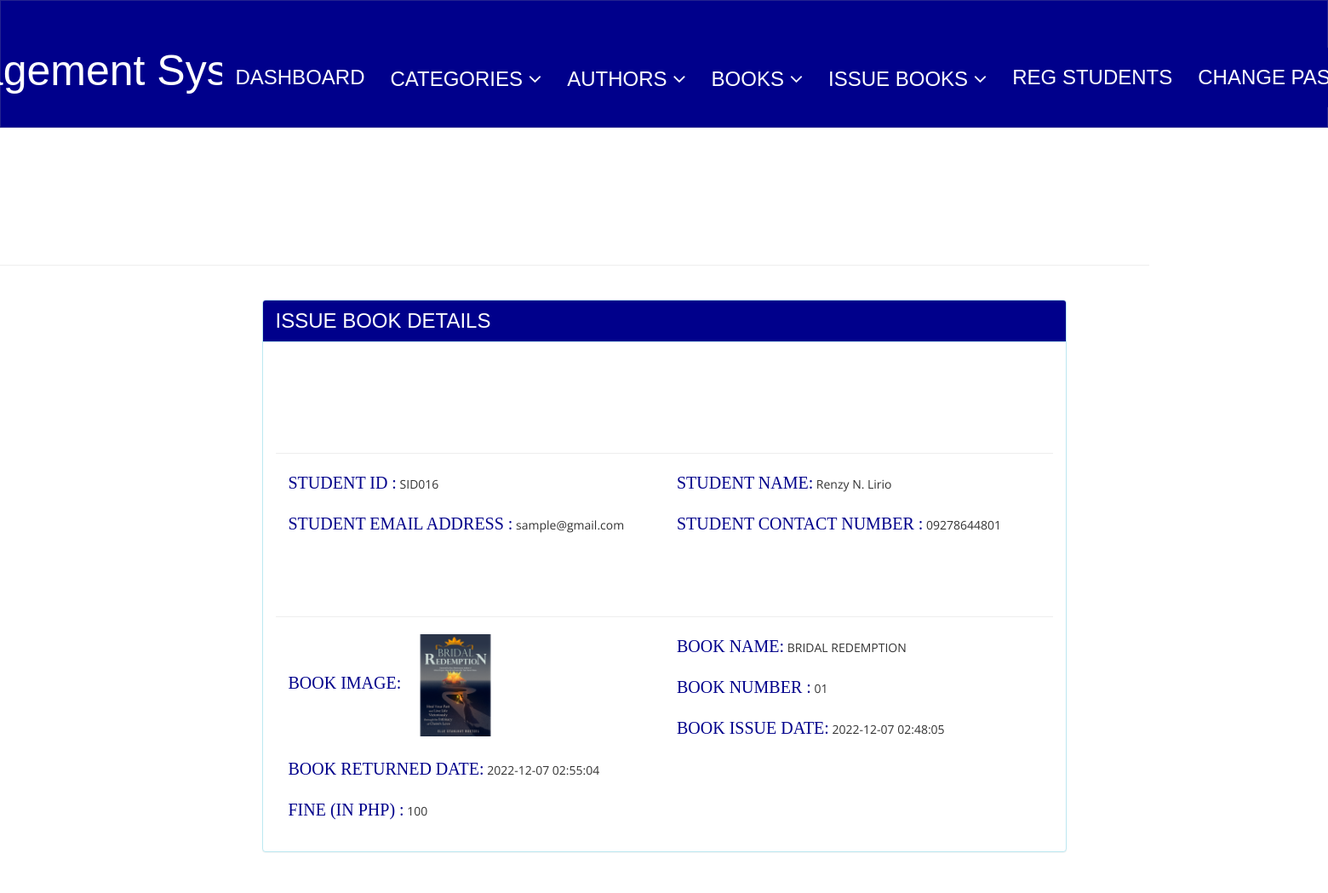
Screenshot of /admin/update-issue-bookdeails.php?rid=17 (signed in) with the database file from the repository.
### tables this page shows
CREATE TABLE `tblissuedbookdetails` (
  `id` int(11) NOT NULL,
  `BookId` int(11) DEFAULT NULL,
  `StudentID` varchar(150) DEFAULT NULL,
  `IssuesDate` timestamp NULL DEFAULT current_timestamp(),
  `ReturnDate` timestamp NULL DEFAULT NULL ON UPDATE current_timestamp(),
  `RetrunStatus` int(1) DEFAULT NULL,
  `fine` int(11) DEFAULT NULL
);

CREATE TABLE `tblstudents` (
  `id` int(11) NOT NULL,
  `StudentId` varchar(100) DEFAULT NULL,
  `FullName` varchar(120) DEFAULT NULL,
  `EmailId` varchar(120) DEFAULT NULL,
  `MobileNumber` char(11) DEFAULT NULL,
  `Password` varchar(120) DEFAULT NULL,
  `Status` int(1) DEFAULT NULL,
  `RegDate` timestamp NULL DEFAULT current_timestamp(),
  `UpdationDate` timestamp NULL DEFAULT NULL ON UPDATE current_timestamp()
);

CREATE TABLE `tblbooks` (
  `id` int(11) NOT NULL,
  `BookName` varchar(255) DEFAULT NULL,
  `CatId` int(11) DEFAULT NULL,
  `AuthorId` int(11) DEFAULT NULL,
  `ISBNNumber` varchar(25) DEFAULT NULL,
  `BookPrice` decimal(10,2) DEFAULT NULL,
  `bookImage` varchar(250) NOT NULL,
  `isIssued` int(1) DEFAULT NULL,
  `RegDate` timestamp NULL DEFAULT current_timestamp(),
  `UpdationDate` timestamp NULL DEFAULT NULL ON UPDATE current_timestamp()
);

### admin/update-issue-bookdeails.php (the view, shortened to what this page needs)
<?php
include('includes/config.php');
if(strlen($_SESSION['alogin'])==0)
    {
header('location:index.php');
}
else{
?>
<!DOCTYPE html>
<html xmlns="http://www.w3.org/1999/xhtml">
<head>
    <link href="assets/css/bootstrap.css" rel="stylesheet" />
    <link href="assets/css/font-awesome.css" rel="stylesheet" />
    <link href="assets/css/style.css" rel="stylesheet" />
</head>
<body>
<?php include('includes/header.php');?>
    <div class="content-wrapper">
         <div class="container">
        <div class="row pad-botm">
            <div class="col-md-12">
                <h4 class="header-line">ISSUE BOOK DETAILS</h4>
                            </div>
</div>
<div class="row">
<div class="col-md-10 col-sm-6 col-xs-12 col-md-offset-1">
<div class="panel panel-info">
<div class="panel-heading">
ISSUE BOOK DETAILS
</div>
<div class="panel-body">
<form role="form" method="post">
<?php
$rid=intval($_GET['rid']);
$sql = "SELECT tblstudents.StudentId ,tblstudents.FullName,tblstudents.EmailId,tblstudents.MobileNumber,tblbooks.BookName,tblbooks.ISBNNumber,tblissuedbookdetails.IssuesDate,tblissuedbookdetails.ReturnDate,tblissuedbookdetails.id as rid,tblissuedbookdetails.fine,tblissuedbookdetails.RetrunStatus,tblbooks.id as bid,tblbooks.bookImage from  tblissuedbookdetails join tblstudents on tblstudents.StudentId=tblissuedbookdetails.StudentId join tblbooks on tblbooks.id=tblissuedbookdetails.BookId where tblissuedbookdetails.id=:rid";
$query = $dbh -> prepare($sql);
$query->bindParam(':rid',$rid,PDO::PARAM_STR);
$query->execute();
$results=$query->fetchAll(PDO::FETCH_OBJ);
if($query->rowCount() > 0)
{
foreach($results as $result)
{               ?>
<h4>STUDENT DETAILS</h4>
<hr />
<div class="col-md-6">
<div class="form-group">
<label>STUDENT ID :</label>
<?php echo htmlentities($result->StudentId);?>
</div></div>
<div class="col-md-6">
<div class="form-group">
<label>STUDENT NAME:</label>
<?php echo htmlentities($result->FullName);?>
</div></div>
<div class="col-md-6">
<div class="form-group">
<label>STUDENT EMAIL ADDRESS :</label>
<?php echo htmlentities($result->EmailId);?>
</div></div>
<div class="col-md-6">
<div class="form-group">
<label>STUDENT CONTACT NUMBER :</label>
<?php echo htmlentities($result->MobileNumber);?>
</div></div>
<h4>Book Details</h4>
<hr />
<div class="col-md-6">
<div class="form-group">
<label>BOOK IMAGE:</label>
<img src="bookimg/<?php echo htmlentities($result->bookImage); ?>" width="120">
</div></div>
<div class="col-md-6">
<div class="form-group">
<label>BOOK NAME:</label>
<?php echo htmlentities($result->BookName);?>
</div>
</div>
<div class="col-md-6">
<div class="form-group">
<label>BOOK NUMBER :</label>
<?php echo htmlentities($result->ISBNNumber);?>
</div>
</div>
<div class="col-md-6">
<div class="form-group">
<label>BOOK ISSUE DATE:</label>
<?php echo htmlentities($result->IssuesDate);?>
</div></div>
<div class="col-md-6">
<div class="form-group">
<label>BOOK RETURNED DATE:</label>
<?php if($result->ReturnDate=="")
                                            {
                                                echo htmlentities("Not Return Yet");
                                            } else {
                                            echo htmlentities($result->ReturnDate);
}
                                            ?>
</div>
</div>
<div class="col-md-12">
<div class="form-group">
<label>FINE (IN PHP) :</label>
<?php
if($result->fine=="")
{?>
<input class="form-control" type="text" name="fine" id="fine"  required />
<?php }else {
echo htmlentities($result->fine);
}
?>
</div>
</div>
 <?php if($result->RetrunStatus==0){?>
<button type="submit" name="return" id="submit" class="btn btn-info">RETURN BOOK</button>
 </div>
<?php }}} ?>
                                    </form>
                            </div>
                        </div>
                            </div>
        </div>
    </div>
    </div>
</body>
</html>
<?php } ?>

### admin/assets/css/style.css (style rules this page uses)
.content-wrapper { margin-top: 40px; min-height:800px; padding-bottom:90px; }
.header-line { font-weight:900; padding-bottom:25px; border-bottom:1px solid #eeeeee; text-transform:uppercase; }
.pad-botm { padding-bottom:30px; }

### rows the page displays
tblissuedbookdetails: tblstudents.StudentId "SID016", tblstudents.FullName "Renzy N. Lirio", tblstudents.EmailId "sample@gmail.com", tblstudents.MobileNumber "09278644801", BookId.bookImage (picture), BookId.BookName "BRIDAL REDEMPTION", BookId.ISBNNumber "01", IssuesDate "2022-12-07 02:48:05", ReturnDate "2022-12-07 02:55:04", fine "100"
